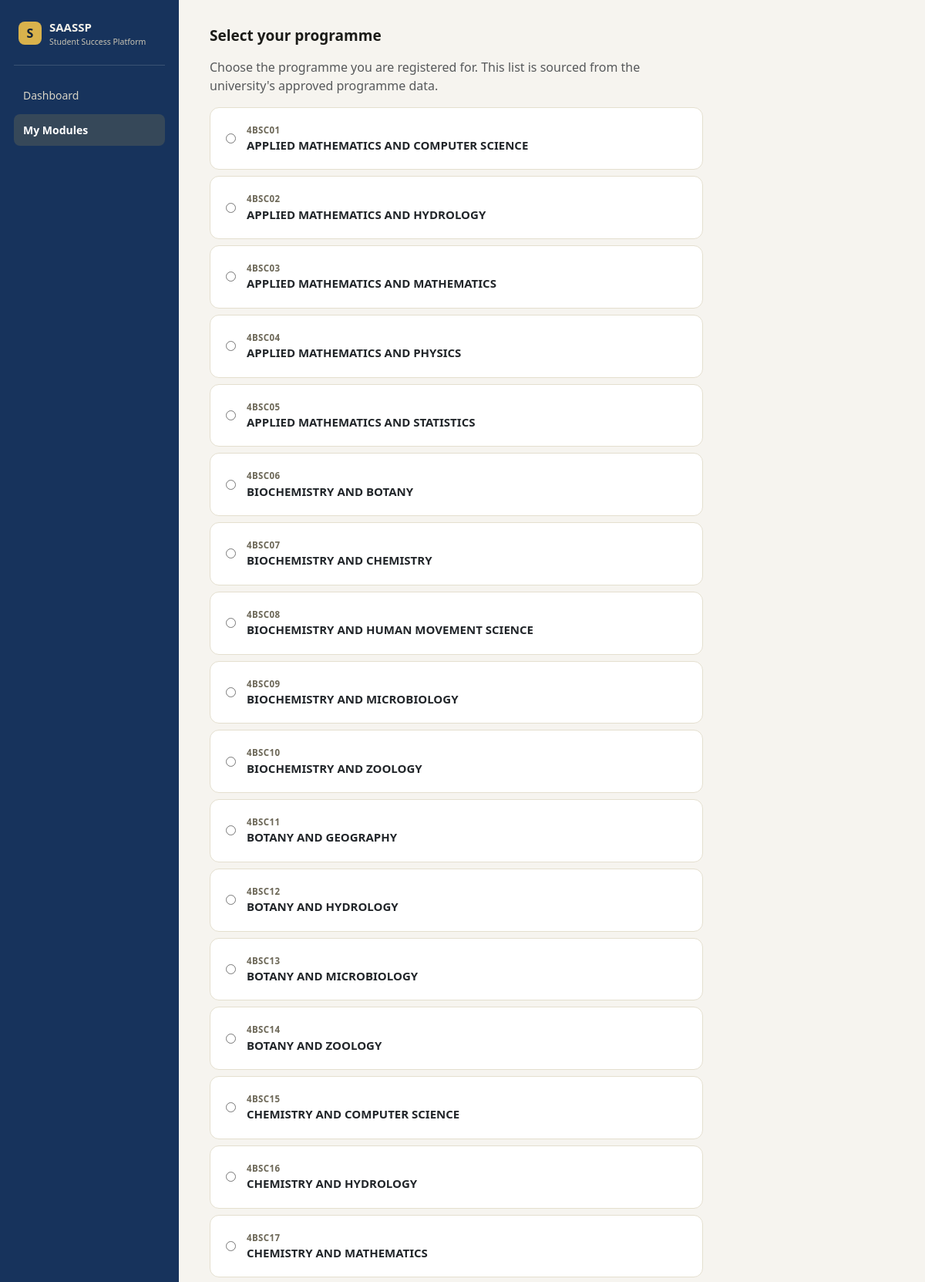
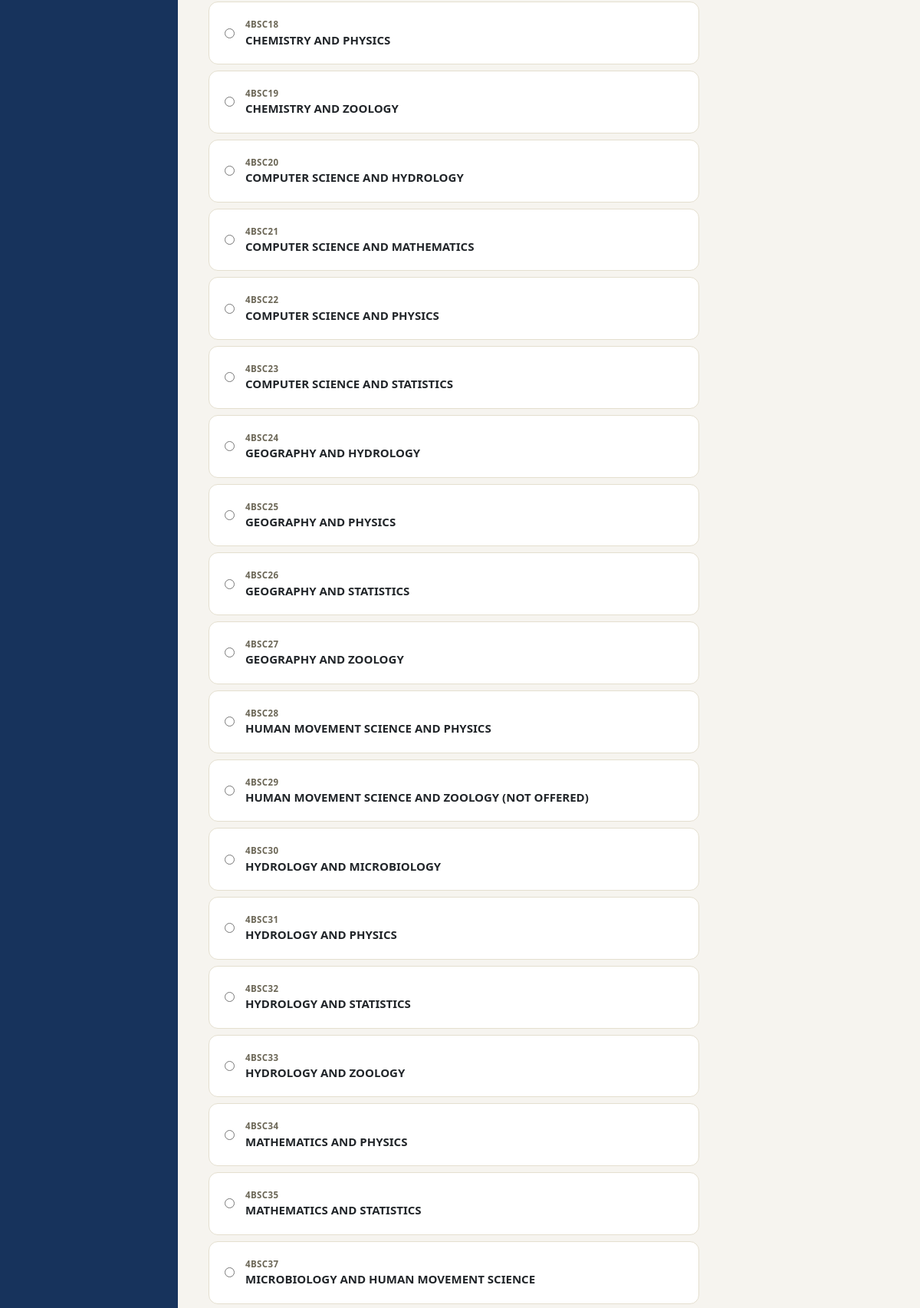
The app's page /student/select-programme (signed in, upper part) with its own data (2 pictures, top to bottom).
### app/models.py (models this page shows)
class Programme(db.Model):
    __tablename__ = "programmes"
    programme_code = db.Column(db.String(10), primary_key=True)  # ProgrammeCode*#
    programme_name = db.Column(db.String(150), nullable=False)   # ProgrammeName*
    modules = db.relationship("ProgrammeModule", backref="programme", lazy=True)

### app/student.py (the view, shortened to what this page needs)
@student_bp.route("/select-programme", methods=["GET", "POST"])
@login_required
def select_programme():
    _require_student()
    programmes = Programme.query.order_by(Programme.programme_name).all()
    return render_template("select_programme.html", programmes=programmes)

### app/student.py (called while the page is built)
def _require_student():
    if current_user.role != "student":
        abort(403)

### app/templates/select_programme.html (shortened to what this page needs)
{% extends "base.html" %}
{% block content %}
<div class="section-title">Select your programme</div>
<p class="text-muted" style="max-width: 640px;">Choose the programme you are registered for. This list is sourced from the university's approved programme data.</p>
<form method="post" style="max-width: 640px;">
  <div class="d-flex flex-column gap-2">
    {% for p in programmes %}
    <label class="card" style="display:flex; flex-direction: row; align-items: center; gap: 14px; cursor: pointer;">
      <input type="radio" name="programme_code" value="{{ p.programme_code }}" required>
      <div>
        <div style="font-size: 11.5px; font-weight: 700; color: var(--muted); letter-spacing: 0.4px;">{{ p.programme_code }}</div>
        <div style="font-size: 15px; font-weight: 700;">{{ p.programme_name }}</div>
      </div>
    </label>
    {% endfor %}
  </div>
</form>
{% endblock %}

### app/static/css/style.css (style rules this page uses)
:root { --navy: #17335C; --navy-dark: #0F2038; --gold: #D9B24C; --ivory: #F6F4EF; --card-border: #E4DFCF; --muted: #6B6656; --text: #1B1B18; --very-safe: #0F5FA6; --safe: #2E7DB8; --generally-safe: #5FA8D3; --pass-risk: #D98C2B; --danger: #C1560A; --critical: #A63603; }
body { margin: 0; font-family: 'Segoe UI', system-ui, -apple-system, sans-serif; background: var(--ivory); color: var(--text); }
.card { background: #FFFFFF; border: 1px solid var(--card-border); border-radius: 12px; padding: 20px; }
.section-title { font-weight: 700; font-size: 19px; margin-bottom: 14px; }

### records on screen
Programme: programme_code "4BSC01", programme_name "APPLIED MATHEMATICS AND COMPUTER SCIENCE"
Programme: programme_code "4BSC02", programme_name "APPLIED MATHEMATICS AND HYDROLOGY"
Programme: programme_code "4BSC03", programme_name "APPLIED MATHEMATICS AND MATHEMATICS"
Programme: programme_code "4BSC04", programme_name "APPLIED MATHEMATICS AND PHYSICS"
Programme: programme_code "4BSC05", programme_name "APPLIED MATHEMATICS AND STATISTICS"
Programme: programme_code "4BSC06", programme_name "BIOCHEMISTRY AND BOTANY"
Programme: programme_code "4BSC07", programme_name "BIOCHEMISTRY AND CHEMISTRY"
Programme: programme_code "4BSC08", programme_name "BIOCHEMISTRY AND HUMAN MOVEMENT SCIENCE"
Programme: programme_code "4BSC09", programme_name "BIOCHEMISTRY AND MICROBIOLOGY"
Programme: programme_code "4BSC10", programme_name "BIOCHEMISTRY AND ZOOLOGY"
Programme: programme_code "4BSC11", programme_name "BOTANY AND GEOGRAPHY"
Programme: programme_code "4BSC12", programme_name "BOTANY AND HYDROLOGY"
Programme: programme_code "4BSC13", programme_name "BOTANY AND MICROBIOLOGY"
Programme: programme_code "4BSC14", programme_name "BOTANY AND ZOOLOGY"
Programme: programme_code "4BSC15", programme_name "CHEMISTRY AND COMPUTER SCIENCE"
Programme: programme_code "4BSC16", programme_name "CHEMISTRY AND HYDROLOGY"
Programme: programme_code "4BSC17", programme_name "CHEMISTRY AND MATHEMATICS"
Programme: programme_code "4BSC18", programme_name "CHEMISTRY AND PHYSICS"
Programme: programme_code "4BSC19", programme_name "CHEMISTRY AND ZOOLOGY"
Programme: programme_code "4BSC20", programme_name "COMPUTER SCIENCE AND HYDROLOGY"
Programme: programme_code "4BSC21", programme_name "COMPUTER SCIENCE AND MATHEMATICS"
Programme: programme_code "4BSC22", programme_name "COMPUTER SCIENCE AND PHYSICS"
Programme: programme_code "4BSC23", programme_name "COMPUTER SCIENCE AND STATISTICS"
Programme: programme_code "4BSC24", programme_name "GEOGRAPHY AND HYDROLOGY"
Programme: programme_code "4BSC25", programme_name "GEOGRAPHY AND PHYSICS"
Programme: programme_code "4BSC26", programme_name "GEOGRAPHY AND STATISTICS"
Programme: programme_code "4BSC27", programme_name "GEOGRAPHY AND ZOOLOGY"
Programme: programme_code "4BSC28", programme_name "HUMAN MOVEMENT SCIENCE AND PHYSICS"
Programme: programme_code "4BSC29", programme_name "HUMAN MOVEMENT SCIENCE AND ZOOLOGY (NOT OFFERED)"
Programme: programme_code "4BSC30", programme_name "HYDROLOGY AND MICROBIOLOGY"
Programme: programme_code "4BSC31", programme_name "HYDROLOGY AND PHYSICS"
Programme: programme_code "4BSC32", programme_name "HYDROLOGY AND STATISTICS"
Programme: programme_code "4BSC33", programme_name "HYDROLOGY AND ZOOLOGY"
Programme: programme_code "4BSC34", programme_name "MATHEMATICS AND PHYSICS"
Programme: programme_code "4BSC35", programme_name "MATHEMATICS AND STATISTICS"
Programme: programme_code "4BSC37", programme_name "MICROBIOLOGY AND HUMAN MOVEMENT SCIENCE"
